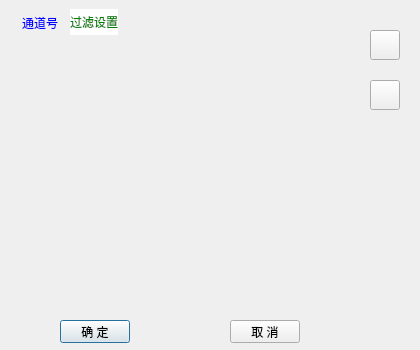
<?xml version="1.0" encoding="UTF-8"?>
<ui version="4.0">
 <class>AAdvanceSetupDialog</class>
 <widget class="QDialog" name="AAdvanceSetupDialog">
  <property name="geometry">
   <rect>
    <x>0</x>
    <y>0</y>
    <width>420</width>
    <height>350</height>
   </rect>
  </property>
  <property name="windowTitle">
   <string>高级设置</string>
  </property>
  <widget class="QPushButton" name="pushButton">
   <property name="geometry">
    <rect>
     <x>60</x>
     <y>320</y>
     <width>70</width>
     <height>23</height>
    </rect>
   </property>
   <property name="text">
    <string>确 定</string>
   </property>
  </widget>
  <widget class="QPushButton" name="pushButton_2">
   <property name="geometry">
    <rect>
     <x>230</x>
     <y>320</y>
     <width>70</width>
     <height>23</height>
    </rect>
   </property>
   <property name="text">
    <string>取 消</string>
   </property>
  </widget>
  <widget class="QTabWidget" name="tabWidget">
   <property name="geometry">
    <rect>
     <x>10</x>
     <y>9</y>
     <width>350</width>
     <height>301</height>
    </rect>
   </property>
   <property name="styleSheet">
    <string notr="true">QTabWidget::pane{
	border:none;
}
QTabWidget::tab-bar{
        alignment:left;
}
QTabBar::tab{
	background:transparent;
	color:white;
	min-width:30ex;
	min-height:10ex;
}
QTabBar::tab:hover{
	background:rgb(255, 255, 255, 50);
}
QTabBar::tab:selected{
	border-color: white;
	background:white;
	color:green;
}
QTabBar::tab:!selected{
	
	color:blue;
}</string>
   </property>
   <property name="tabPosition">
    <enum>QTabWidget::North</enum>
   </property>
   <property name="tabShape">
    <enum>QTabWidget::Rounded</enum>
   </property>
   <property name="currentIndex">
    <number>1</number>
   </property>
   <property name="elideMode">
    <enum>Qt::ElideNone</enum>
   </property>
   <property name="usesScrollButtons">
    <bool>true</bool>
   </property>
   <property name="documentMode">
    <bool>false</bool>
   </property>
   <property name="tabsClosable">
    <bool>false</bool>
   </property>
   <property name="movable">
    <bool>false</bool>
   </property>
   <widget class="QWidget" name="tab">
    <attribute name="title">
     <string>通道号</string>
    </attribute>
    <layout class="QHBoxLayout" name="horizontalLayout">
     <property name="spacing">
      <number>0</number>
     </property>
     <property name="leftMargin">
      <number>0</number>
     </property>
     <property name="topMargin">
      <number>0</number>
     </property>
     <property name="rightMargin">
      <number>0</number>
     </property>
     <property name="bottomMargin">
      <number>0</number>
     </property>
     <item>
      <widget class="QTableWidget" name="tableWidget">
       <property name="minimumSize">
        <size>
         <width>325</width>
         <height>0</height>
        </size>
       </property>
       <property name="editTriggers">
        <set>QAbstractItemView::DoubleClicked|QAbstractItemView::EditKeyPressed</set>
       </property>
       <property name="columnCount">
        <number>2</number>
       </property>
       <attribute name="horizontalHeaderHighlightSections">
        <bool>false</bool>
       </attribute>
       <attribute name="verticalHeaderVisible">
        <bool>false</bool>
       </attribute>
       <column>
        <property name="text">
         <string>通道号</string>
        </property>
       </column>
       <column>
        <property name="text">
         <string>项目代号</string>
        </property>
       </column>
      </widget>
     </item>
    </layout>
   </widget>
   <widget class="QWidget" name="widget">
    <attribute name="title">
     <string>过滤设置</string>
    </attribute>
   </widget>
  </widget>
  <widget class="QToolButton" name="Add_ToolButton">
   <property name="geometry">
    <rect>
     <x>370</x>
     <y>30</y>
     <width>30</width>
     <height>30</height>
    </rect>
   </property>
   <property name="text">
    <string/>
   </property>
   <property name="icon">
    <iconset resource="pics.qrc">
     <normaloff>:/pics/Add_213px.png</normaloff>:/pics/Add_213px.png</iconset>
   </property>
   <property name="iconSize">
    <size>
     <width>20</width>
     <height>20</height>
    </size>
   </property>
  </widget>
  <widget class="QToolButton" name="Delete_ToolButton">
   <property name="geometry">
    <rect>
     <x>370</x>
     <y>80</y>
     <width>30</width>
     <height>30</height>
    </rect>
   </property>
   <property name="text">
    <string/>
   </property>
   <property name="icon">
    <iconset resource="pics.qrc">
     <normaloff>:/pics/Remove_213px.png</normaloff>:/pics/Remove_213px.png</iconset>
   </property>
   <property name="iconSize">
    <size>
     <width>20</width>
     <height>20</height>
    </size>
   </property>
  </widget>
 </widget>
 <resources>
  <include location="pics.qrc"/>
 </resources>
 <connections/>
</ui>
